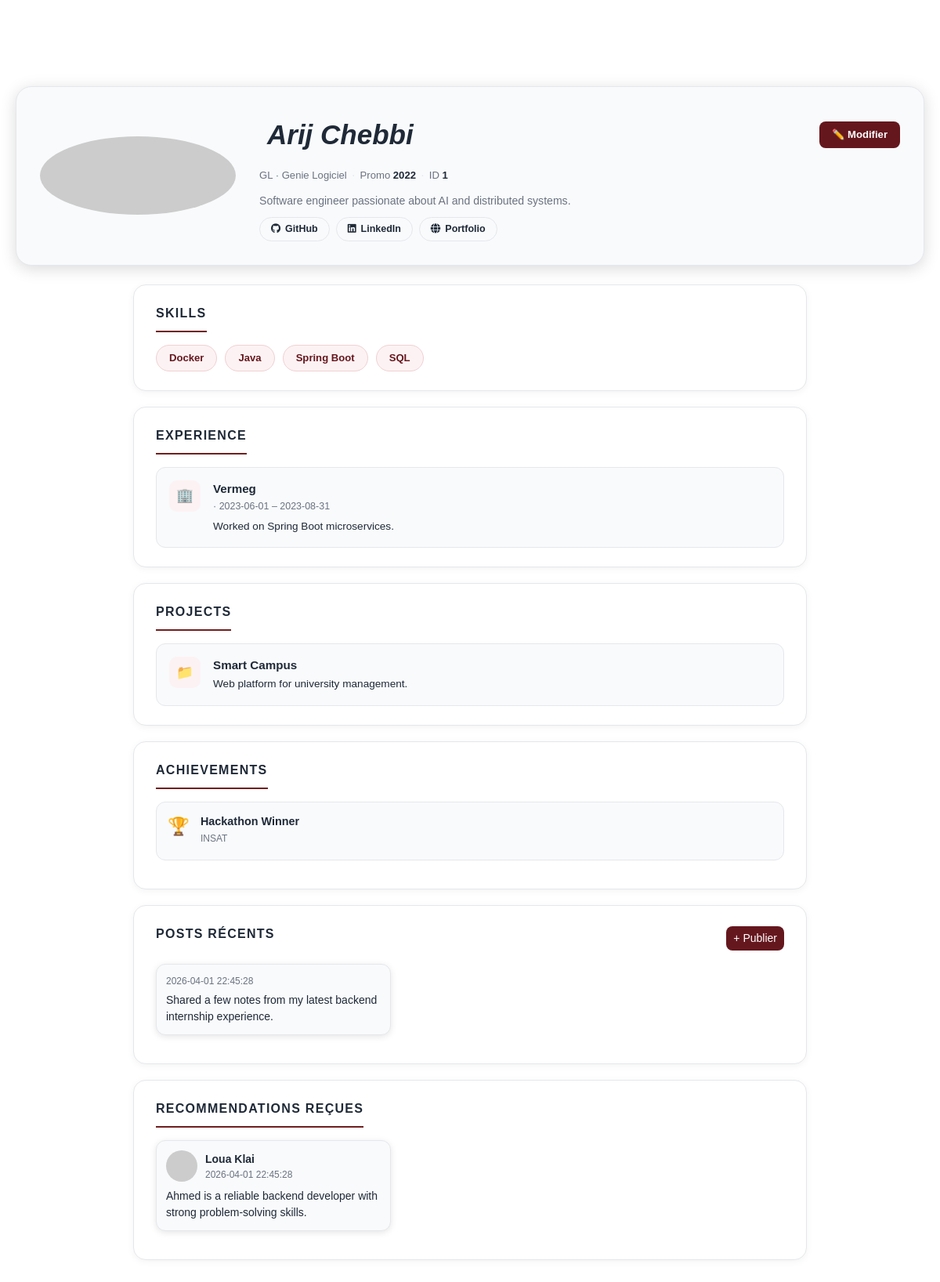
Screenshot of /frontend/pages/myprofile.php (signed in) with the database file from the repository.
### tables this page shows
CREATE TABLE IF NOT EXISTS users (
    id           INT          AUTO_INCREMENT PRIMARY KEY,
    email        VARCHAR(150) NOT NULL UNIQUE,
    password_hash VARCHAR(255) NOT NULL,
    profile_link TEXT         NULL,
    github_link TEXT         NULL,
    linkedin_link TEXT         NULL,

    tagline      VARCHAR(255) NULL,
    bio          TEXT         NULL,
    avatar_url   TEXT         NULL,
    insatien_id  INT          NOT NULL UNIQUE,
    created_at   TIMESTAMP    DEFAULT CURRENT_TIMESTAMP,
    updated_at   TIMESTAMP    DEFAULT CURRENT_TIMESTAMP ON UPDATE CURRENT_TIMESTAMP,
    FOREIGN KEY (insatien_id) REFERENCES insatien(id)
        ON DELETE CASCADE
);

CREATE TABLE IF NOT EXISTS insatien (
    id          INT          AUTO_INCREMENT PRIMARY KEY,
    nom         VARCHAR(100) NOT NULL,
    prenom      VARCHAR(100) NOT NULL,
    email       VARCHAR(150) NOT NULL UNIQUE,
    promo_year  INT          NULL,
    parcours_id INT          NULL,
    created_at  TIMESTAMP    DEFAULT CURRENT_TIMESTAMP,
    FOREIGN KEY (parcours_id) REFERENCES parcours(id)
        ON DELETE SET NULL
);

CREATE TABLE IF NOT EXISTS filieres (
    id   INT          AUTO_INCREMENT PRIMARY KEY,
    name VARCHAR(120) NOT NULL UNIQUE
);

CREATE TABLE IF NOT EXISTS parcours (
    id         INT          AUTO_INCREMENT PRIMARY KEY,
    name       VARCHAR(120) NOT NULL UNIQUE,
    filiere_id INT          NULL,
    FOREIGN KEY (filiere_id) REFERENCES filieres(id)
        ON DELETE SET NULL
);

CREATE TABLE IF NOT EXISTS skills (
    id   INT          AUTO_INCREMENT PRIMARY KEY,
    name VARCHAR(100) NOT NULL UNIQUE
);

CREATE TABLE IF NOT EXISTS experience (
    id              INT          AUTO_INCREMENT PRIMARY KEY,
    user_id         INT          NOT NULL,
    date_debut      DATE         NULL,
    date_fin        DATE         NULL,       
    entreprise      VARCHAR(255) NULL,
    experience_type ENUM('skill','job','certification') NOT NULL,
    lien            TEXT         NULL,
    description     TEXT         NULL,
    created_at      TIMESTAMP    DEFAULT CURRENT_TIMESTAMP,
    FOREIGN KEY (user_id) REFERENCES users(id) ON DELETE CASCADE,
    INDEX idx_experience_user (user_id),
    INDEX idx_experience_type (experience_type)
);

CREATE TABLE IF NOT EXISTS projects (
    id          INT          AUTO_INCREMENT PRIMARY KEY,
    user_id     INT          NOT NULL,
    title       VARCHAR(255) NOT NULL,
    description TEXT         NULL,
    lien        TEXT         NULL,            
    date_debut  DATE         NULL,
    date_fin    DATE         NULL,            
    created_at  TIMESTAMP    DEFAULT CURRENT_TIMESTAMP,
    FOREIGN KEY (user_id) REFERENCES users(id) ON DELETE CASCADE,
    INDEX idx_projects_user (user_id)
);

CREATE TABLE IF NOT EXISTS achievements (
    id               INT          AUTO_INCREMENT PRIMARY KEY,
    user_id          INT          NOT NULL,
    title            VARCHAR(255) NOT NULL,
    issuer           VARCHAR(255) NULL,       
    achievement_type ENUM('award','honour','publication','competition','other') NOT NULL DEFAULT 'other',
    date_obtained    DATE         NULL,
    lien             TEXT         NULL,
    description      TEXT         NULL,
    created_at       TIMESTAMP    DEFAULT CURRENT_TIMESTAMP,
    FOREIGN KEY (user_id) REFERENCES users(id) ON DELETE CASCADE,
    INDEX idx_achievements_user (user_id),
    INDEX idx_achievements_type (achievement_type)
);

CREATE TABLE IF NOT EXISTS posts (
    id         INT       AUTO_INCREMENT PRIMARY KEY,
    user_id    INT       NOT NULL,
    content    TEXT      NOT NULL,
    created_at TIMESTAMP DEFAULT CURRENT_TIMESTAMP,
    FOREIGN KEY (user_id) REFERENCES users(id) ON DELETE CASCADE,
    INDEX idx_posts_user (user_id),
    INDEX idx_posts_created_at (created_at)
);

CREATE TABLE IF NOT EXISTS recommandations (
    id         INT       AUTO_INCREMENT PRIMARY KEY,
    from_user  INT       NOT NULL,
    to_user    INT       NOT NULL,
    texte      TEXT      NOT NULL,
    created_at TIMESTAMP DEFAULT CURRENT_TIMESTAMP,
    CONSTRAINT chk_no_self_recommandation CHECK (from_user <> to_user),
    FOREIGN KEY (from_user) REFERENCES users(id) ON DELETE CASCADE,
    FOREIGN KEY (to_user)   REFERENCES users(id) ON DELETE CASCADE
);

### frontend/pages/myprofile.php (the view, shortened to what the rows shown need)
<?php
require_once '../../backend/config/ConnexionDB.php';
require_once '../../backend/service/profileService.php';
$conn   = ConnexionDB::getInstance();
$stmt   = $conn->prepare("SELECT id FROM users WHERE email = :email LIMIT 1");
$stmt->execute([':email' => $_SESSION['email']]);
$me     = $stmt->fetch(PDO::FETCH_ASSOC);
$userId = (int)($me['id'] ?? 0);
$service = new profileService();
try {
  $data            = $service->getFullProfile($userId);
  $user            = $data['user'];
  $skills          = $data['skills'];
  $experiences     = $data['experiences'];
  $projects        = $data['projects'];
  $achievements    = $data['achievements'];
  $recommendations = $data['recommendations'];
  $posts           = $data['posts'];
} catch (Exception $e) {
  $pageError = $e->getMessage();
  $filieres = [];
  $parcours = [];
  $user = [
    'prenom' => '',
    'nom' => '',
    'avatar_url' => null,
    'filiere' => null,
    'filiere_id' => null,
    'parcours' => null,
    'parcours_id' => null,
    'promo_year' => null,
    'insatien_id' => null,
    'tagline' => null,
    'bio' => null,
    'github_link' => null,
    'linkedin_link' => null,
    'profile_link' => null,
  ];
  $skills = [];
  $experiences = [];
  $projects = [];
  $achievements = [];
  $recommendations = [];
  $posts = [];
}
function h(?string $val): string {
    return htmlspecialchars($val ?? '', ENT_QUOTES, 'UTF-8');
}
?>
<!DOCTYPE html>
<html lang="fr">
<head>
  <link rel="stylesheet" href="/frontend/assets/css/bootstrap.min.css">
  <link rel="stylesheet" href="https://cdn.jsdelivr.net/npm/bootstrap-icons@1.10.5/font/bootstrap-icons.css">
  <link rel="stylesheet" href="/frontend/assets/css/profil.css">
  <link rel="stylesheet" href="/frontend/assets/css/myprofile.css">
  <link rel="stylesheet" href="/frontend/assets/css/footer_navbar.css">
  <link rel="stylesheet" href="https://cdnjs.cloudflare.com/ajax/libs/font-awesome/6.5.0/css/all.min.css">
</head>
<body>
<div class="container">
  <div class="profile-main">
    <div class="profile-info">
      <div class="profile-name-row">
        <h1 class="nom"><?= h($user['prenom'] . ' ' . $user['nom']) ?></h1>
        <button type="button" class="btn-edit"
                data-bs-toggle="modal" data-bs-target="#editProfileModal">
          ✏️ Modifier
        </button>
      </div>
      <div class="profile-meta">
        <?php if (!empty($user['filiere'])): ?>
          <span class="meta-badge"><?= h($user['filiere']) ?> · <?= h($user['parcours']) ?></span>
          <span class="meta-sep">·</span>
        <?php endif; ?>
        <span class="meta-badge">Promo <span class="num-id"><?= h($user['promo_year'] ?? 'N/A') ?></span></span>
        <span class="meta-sep">·</span>
        <span class="meta-badge">ID <span class="num-id"><?= h($user['insatien_id']) ?></span></span>
      </div>
      <p class="profile-bio"><?= h($user['bio'] ?: 'No bio provided.') ?></p>
      <div class="profile-links">
        <?php if (!empty($user['github_link'])): ?>
          <a href="<?= h($user['github_link']) ?>" class="profile-link-btn" target="_blank">
          </a>
        <?php endif; ?>
        <?php if (!empty($user['linkedin_link'])): ?>
          <a href="<?= h($user['linkedin_link']) ?>" class="profile-link-btn" target="_blank">
          </a>
        <?php endif; ?>
        <?php if (!empty($user['profile_link'])): ?>
          <a href="<?= h($user['profile_link']) ?>" class="profile-link-btn" target="_blank">
          </a>
        <?php endif; ?>
      </div>
    </div>
  </div>
</div>
<div class="container" style="max-width:900px; margin:0 auto; padding:0 20px 60px;">
  <div class="profile-section">
    <div class="skills-grid">
      <?php if ($skills): ?>
        <?php foreach ($skills as $skill): ?>
          <span class="skill-badge"><?= h($skill['name']) ?></span>
        <?php endforeach; ?>
      <?php else: ?>
        <p class="text-muted">No skills yet. Click "Modifier" to add some.</p>
      <?php endif; ?>
    </div>
  </div>
  <div class="profile-section">
    <div class="experience-list">
      <?php if ($experiences): ?>
        <?php foreach ($experiences as $exp): ?>
          <div class="experience-card">
            <div class="exp-icon">🏢</div>
            <div>
              <p class="exp-title"><?= h($exp['entreprise'] ?? '') ?></p>
              <p class="exp-meta">
                <?= h(ucfirst($exp['experience_type'])) ?> ·
                <?= h($exp['date_debut'] ?? '') ?> –
                <?= !empty($exp['date_fin']) ? h($exp['date_fin']) : 'Present' ?>
              </p>
              <?php
               if (!empty($exp['description'])): ?>
                <p class="exp-desc"><?= h($exp['description']) ?></p>
              <?php endif; ?>
            </div>
          </div>
        <?php endforeach; ?>
      <?php else: ?>
        <p class="text-muted">No experience yet.</p>
      <?php endif; ?>
    </div>
  </div>
  <div class="profile-section">
    <?php if ($projects): ?>
      <?php foreach ($projects as $proj): ?>
        <div class="experience-card">
          <div class="exp-icon">📁</div>
          <div>
            <p class="exp-title"><?= h($proj['title']) ?></p>
            <?php if (!empty($proj['description'])): ?>
              <p class="exp-desc"><?= h($proj['description']) ?></p>
            <?php endif; ?>
          </div>
        </div>
      <?php endforeach; ?>
    <?php else: ?>
      <p class="text-muted">No projects yet.</p>
    <?php endif; ?>
  </div>
  <div class="profile-section">
    <?php if ($achievements): ?>
      <?php foreach ($achievements as $ach): ?>
        <div class="achievement-card">
          <span class="achievement-icon">🏆</span>
          <div>
            <p class="achievement-title"><?= h($ach['title']) ?></p>
            <p class="achievement-meta"><?= h($ach['issuer'] ?? '') ?></p>
          </div>
        </div>
      <?php endforeach; ?>
    <?php else: ?>
      <p class="text-muted">No achievements yet.</p>
    <?php endif; ?>
  </div>
  <div class="profile-section">
    <?php if (!empty($posts)): ?>
      <?php foreach ($posts as $post): ?>
        <div class="review-card" style="margin-bottom:12px;">
          <div class="review-time"><?= h($post['created_at']) ?></div>
          <div class="review-text"><?= h($post['content']) ?></div>
        </div>
      <?php endforeach; ?>
    <?php else: ?>
      <p class="text-muted">No posts yet.</p>
    <?php endif; ?>
  </div>
  <div class="profile-section">
    <?php if ($recommendations): ?>
      <?php foreach ($recommendations as $rec): ?>
        <div class="review-card">
          <div class="review-header">
            <img src="<?= h($rec['author_avatar'] ?: '/frontend/assets/images/icon-7797704_1280.png') ?>"
                 alt="avatar" style="width:40px;height:40px;border-radius:50%;object-fit:cover;margin-right:10px;">
            <div>
              <div class="review-name"><?= h($rec['author_prenom'] . ' ' . $rec['author_nom']) ?></div>
              <div class="review-time"><?= h($rec['created_at']) ?></div>
            </div>
          </div>
          <div class="review-text"><?= h($rec['texte']) ?></div>
        </div>
      <?php endforeach; ?>
    <?php else: ?>
      <p class="text-muted">No recommendations yet.</p>
    <?php endif; ?>
  </div>
</div>
</body>
</html>

### rows the page displays
users: insatien.nom "Arij Chebbi", filieres.name "GL", parcours.name "Genie Logiciel", insatien.promo_year "2022", insatien "1", bio "Software engineer passionate about AI and distributed systems."
skills: name "Docker"
skills: name "Java"
skills: name "Spring Boot"
skills: name "SQL"
experience: entreprise "Vermeg", date_debut "2023-06-01", date_fin "2023-08-31", description "Worked on Spring Boot microservices."
projects: title "Smart Campus", description "Web platform for university management."
achievements: title "Hackathon Winner", issuer "INSAT"
posts: created_at "2026-04-01 22:45:28", content "Shared a few notes from my latest backend internship experience."
recommandations: insatien.prenom+nom "Loua Klai", created_at "2026-04-01 22:45:28", texte "Ahmed is a reliable backend developer with strong problem-solving skills."
